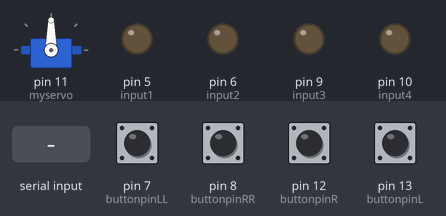
Recording of a sketch running on a simulated Arduino Uno, built with avr-gcc and run on an emulated ATmega328P. On the bench: servo, output pins drawn as LEDs (lit = HIGH). Inputs (shaded band) come from the test bench; at power-on: pin 7 (buttonpinLL), pin 8 (buttonpinRR), pin 12 (buttonpinR), pin 13 (buttonpinL) LOW. What the sketch prints to the serial monitor is not drawn.

Above: at 1.2 s.
1.3 s: "2" received over Serial
At 2.3 s:
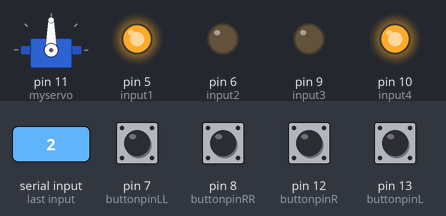
2.8 s: "3" received over Serial
At 3.9 s:
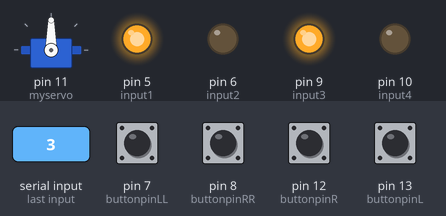
4.3 s: "1" received over Serial
At 5.5 s:
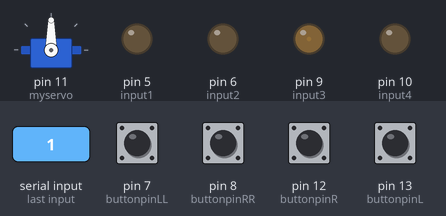
5.8 s: "4" received over Serial
At 6.4 s:
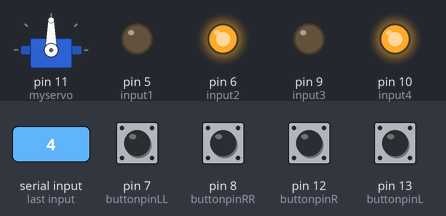
7.3 s: "5" received over Serial
At 8.1 s:
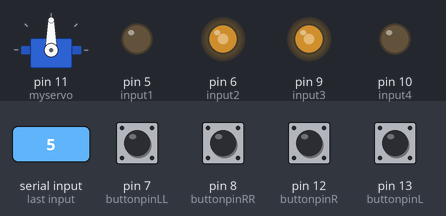
8.8 s: "0" received over Serial
At 9.9 s:
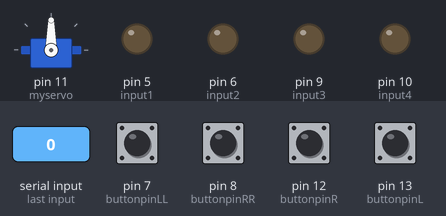
Timing chart, 0 to 11.3 s (numbered marks = the images above; inputs shaded):
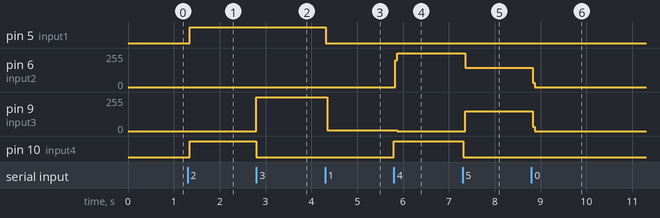

The sketch:

BTandTracking.ino
```cpp
#include <SoftwareSerial.h>
int buttonpinR = 12; //定义寻线传感器接口
int buttonpinL = 13;
int buttonpinLL = 7;
int buttonpinRR = 8;
int valR;
int valL;
int valLL;
int valRR;
int k=0;
#include <Servo.h>
Servo myservo;
int input1 = 5; // 定义uno的pin 5 向 input1 输出
int input2 = 6; // 定义uno的pin 6 向 input2 输出
int input3 = 9; // 定义uno的pin 9 向 input3 输出
int input4 = 10; // 定义uno的pin 10 向 input4 输出

const int TrigPin = 2;
const int EchoPin = 3;
float distance;
int pos = 0;
int turn_check=0;
int judgeF=0;
int judgeS=0;
int delay_time=0;
float * list;
int choose;
void setup()
{ // 初始化串口通信及连接SR04的引脚

  myservo.attach(11);
  Serial.begin(38400);
  pinMode(TrigPin, OUTPUT);
  // 要检测引脚上输入的脉冲宽度，需要先设置为输入状态
  pinMode(EchoPin, INPUT);
  Serial.println("Ultrasonic sensor:");
  pinMode(input1, OUTPUT);
  pinMode(input2, OUTPUT);
  pinMode(input3, OUTPUT);
  pinMode(input4, OUTPUT);
  pinMode(buttonpinL, INPUT);
  pinMode(buttonpinR, INPUT);
  pinMode(buttonpinRR, INPUT);
  pinMode(buttonpinLL, INPUT);
  list = (float*)malloc(140 * sizeof(float));
  choose=0;
}

void loop()
{
 while(Serial.available())
  {
    char c=Serial.read();
      if(c=='0')
      {
        Serial.write("idle");
        choose=0;
      }
      if(c=='1')
      {
        Serial.println("BT is ready!");
        // 返回到手机调试程序上
        Serial.write("forward");
        choose=1;
      }
     if(c=='2')
     {
       Serial.write("backward");
       choose=2;
     }
     if(c=='3')
     {
      Serial.write("TurnLeft");
       choose=3;
     }
     if(c=='4')
     {
      Serial.write("TurnRight");
       choose=4;
     }
     if(c=='5')
     {
      Serial.write("Tracking");
       choose=5;
     }
     if(c=='6')
     {
      Serial.write("Add Speed");
       k+=50;
       if(k>1000) k=1000;
     }
     if(c=='7')
     {
      Serial.write("Slow Speed");
       k-=50;
       if(k<0) k=0;
     }
  }
  if(choose==0)
  {
    Idle();
  }
  if(choose==1)
  {
     Forward();
  }
  if(choose==2)
  {
    Backward();
  }
  if(choose==3)
  {
    TurnLeft(10);
  }
  if(choose==4)
  {
    TurnRight(10);
  }
  if(choose==5)
  {
    k=600;
    valL = digitalRead(buttonpinL); //将数字接口3的值读取赋给val
    valR = digitalRead(buttonpinR);
    valLL = digitalRead(buttonpinLL); //将数字接口3的值读取赋给val
    valRR = digitalRead(buttonpinRR);
    judgeF=0;
    judgeS=0;
    if(valL==HIGH) judgeS+=1;
    if(valR==HIGH) judgeS+=2;
    if(valLL==HIGH) judgeF+=1;
    if(valRR==HIGH) judgeF+=2;
    switch(judgeF)
    {
      case 0:
            switch(judgeS)
            {
              case 0:
                    delay_time=0;
                    Forward();
                    break;
              case 1:
                    delay_time=0;
                    TurnLeft(delay_time);
                    break;
              case 2:
                    delay_time=0;
                    TurnRight(delay_time);
                    break;
              case 3:
                    delay_time=0;
                    Forward();
                    break;
            }
            break;
      case 1:
            TurnLeft(500);
            break;
      case 2:
            TurnRight(500);
            break;
      case 3:
            delay_time=0;
            Idle();
            break;
    }
    turn_check=judgeS;
  }
}

float Search()
{

  digitalWrite(TrigPin, LOW);
  delayMicroseconds(2);
  digitalWrite(TrigPin, HIGH);
  delayMicroseconds(10);
  digitalWrite(TrigPin, LOW);
  // 检测脉冲宽度，并计算出距离
  distance = pulseIn(EchoPin, HIGH) / 58.00;
  return distance;
}
void sweep()
{
  int i = 0;
  for (pos = 15; pos < 155; pos += 1) {
    // in steps of 1 degree
    myservo.write(pos);
    delay(5);
    distance = Search();
    list[i] = distance;
    i++;
  }
}

void TurnLeft(int theta)
{
  analogWrite(5, 255);
  analogWrite(6, 0);
  analogWrite(9, 255);
  analogWrite(10, 0);
  delay(theta);
}
void TurnRight(int theta)
{
  analogWrite(5, 0);
  analogWrite(6, 255);
  analogWrite(9, 0);
  analogWrite(10, 255);
  delay(theta);
}

void MoveTurnLeft()
{
  analogWrite(5, 255);
  analogWrite(6, 255);
  analogWrite(9, 255);
  analogWrite(10, 0);
  delay(400);
}
void MoveTurnRight()
{
  analogWrite(5, 0);
  analogWrite(6, 255);
  analogWrite(9, 255);
  analogWrite(10, 255);
  delay(150);
}

void Idle()
{
  analogWrite(5, 0);
  analogWrite(6, 0);
  analogWrite(9, 0);
  analogWrite(10, 0);
  delay(150);

}
void Forward()
{
//  analogWrite(5, 0);
//  analogWrite(6, 255);
//  analogWrite(9, 255);
//  analogWrite(10, 0);
  digitalWrite(5, LOW);
 digitalWrite(6, HIGH);
 digitalWrite(9, HIGH);
 digitalWrite(10, LOW);
 delayMicroseconds(k);
 digitalWrite(5, LOW);
 digitalWrite(6, LOW);
 digitalWrite(9, LOW);
 digitalWrite(10, LOW);
 delayMicroseconds(1000-k);
}
void Backward()
{
  analogWrite(5, 255);
  analogWrite(6, 0);
  analogWrite(9, 0);
  analogWrite(10, 255);
  //delay(300);
}
```

Measured:
- after the input at 1.3 s, pin 5 (input1), pin 10 (input4): LOW → HIGH after 0.05 s
- after the input at 2.8 s, pin 9 (input3): 0/255 → 255/255 at once; pin 10 (input4): HIGH → LOW at once
- after the input at 4.3 s, pin 5 (input1): HIGH → LOW at once; pin 9 (input3): 255/255 → 4/255 after 0.05 s
- after the input at 5.8 s, pin 6 (input2): 0/255 → 255/255 at once; pin 9 (input3): 4/255 → 0/255 after 0.07 s; pin 10 (input4): LOW → HIGH at once
- after the input at 7.3 s, pin 6 (input2): 255/255 → 146/255 after 0.05 s; pin 9 (input3): 0/255 → 148/255 after 0.05 s; pin 10 (input4): HIGH → LOW at once
- after the input at 8.8 s, pin 6 (input2): 146/255 → 0/255 at once; pin 9 (input3): 148/255 → 0/255 at once
